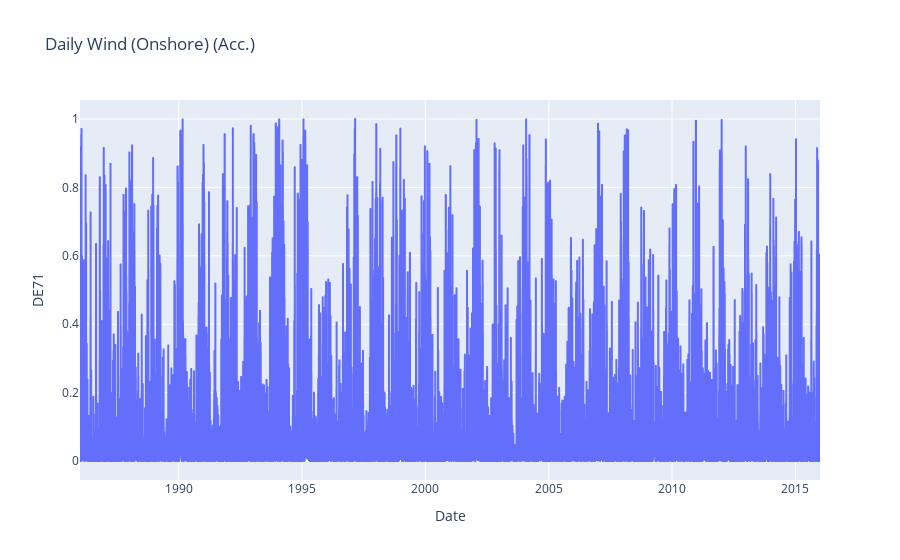
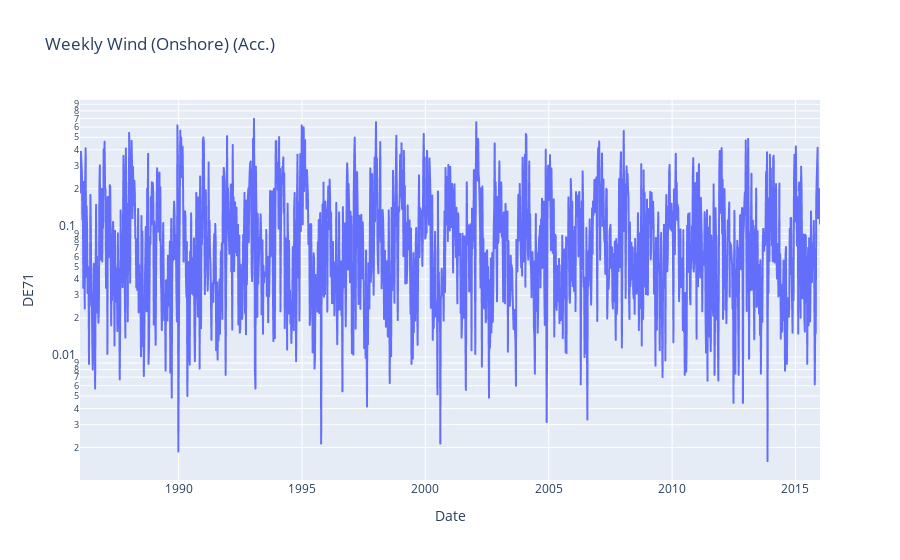
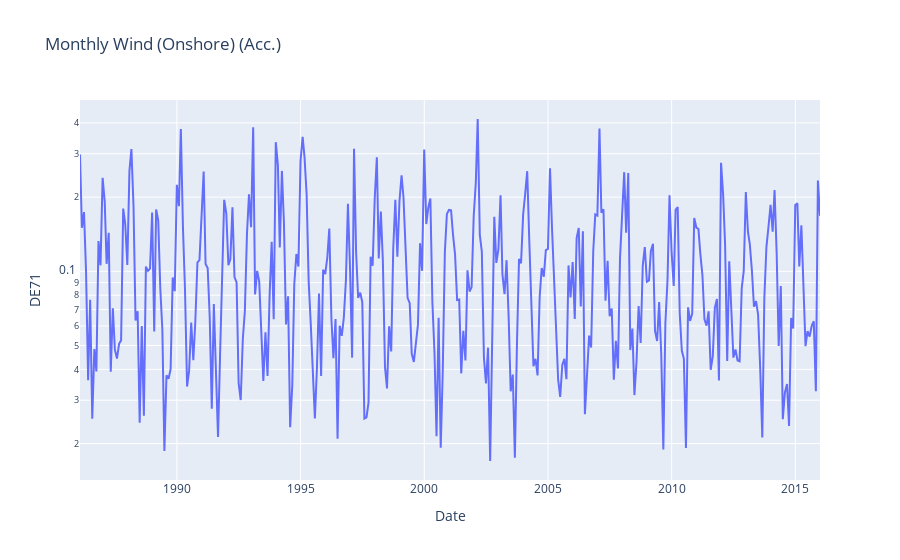

The cell these charts' notebook holds for them, in order:
### Markdown cell above
## Exemplarily Analysis for one selected NUTS 2 Region: here "DE71" Darmstadt

### Code cell
NUTS2 = "DE71"
##letzte 5 Jahre
#df_daily = df_daily[df_daily["Date"] >= '2011-01-01']
df = df_daily

fig = px.line(df, x="Date", y=NUTS2, title='Daily Wind (Onshore) (Acc.)',log_y = False)
fig.show()

resampled_df = df[['Date',NUTS2]].resample('7D', on='Date').mean().reset_index(drop=False)
fig = px.line(resampled_df, x="Date", y=NUTS2, title='Weekly Wind (Onshore) (Acc.)',log_y = True)
fig.show()

resampled_df = df[['Date',NUTS2]].resample('M', on='Date').mean().reset_index(drop=False)
fig = px.line(resampled_df, x="Date", y=NUTS2, title='Monthly Wind (Onshore) (Acc.)',log_y = True)
fig.show()

### Figure 1 — Plotly figure (JSON) as saved in the notebook; plotly's stock layout.template omitted (floating-point values rounded to 4 significant figures; data arrays with more than 128 entries replaced by an {"elided": "..."} marker saying what was removed)
{"data": [{"hovertemplate": "Date=%{x}<br>DE71=%{y}<extra></extra>", "legendgroup": "", "line": {"color": "#636efa", "dash": "solid"}, "marker": {"symbol": "circle"}, "mode": "lines", "name": "", "showlegend": false, "type": "scattergl", "x": {"elided": "10957 str values"}, "xaxis": "x", "y": {"elided": "10957 float values"}, "yaxis": "y"}], "layout": {"legend": {"tracegroupgap": 0}, "title": {"text": "Daily Wind (Onshore) (Acc.)"}, "xaxis": {"anchor": "y", "domain": [0, 1], "title": {"text": "Date"}}, "yaxis": {"anchor": "x", "domain": [0, 1], "title": {"text": "DE71"}}}}

### Figure 2 — Plotly figure (JSON) as saved in the notebook; plotly's stock layout.template omitted (floating-point values rounded to 4 significant figures; data arrays with more than 128 entries replaced by an {"elided": "..."} marker saying what was removed)
{"data": [{"hovertemplate": "Date=%{x}<br>DE71=%{y}<extra></extra>", "legendgroup": "", "line": {"color": "#636efa", "dash": "solid"}, "marker": {"symbol": "circle"}, "mode": "lines", "name": "", "showlegend": false, "type": "scattergl", "x": {"elided": "1566 str values"}, "xaxis": "x", "y": {"elided": "1566 float values"}, "yaxis": "y"}], "layout": {"legend": {"tracegroupgap": 0}, "title": {"text": "Weekly Wind (Onshore) (Acc.)"}, "xaxis": {"anchor": "y", "domain": [0, 1], "title": {"text": "Date"}}, "yaxis": {"anchor": "x", "domain": [0, 1], "title": {"text": "DE71"}, "type": "log"}}}

### Figure 3 — Plotly figure (JSON) as saved in the notebook; plotly's stock layout.template omitted (floating-point values rounded to 4 significant figures; data arrays with more than 128 entries replaced by an {"elided": "..."} marker saying what was removed)
{"data": [{"hovertemplate": "Date=%{x}<br>DE71=%{y}<extra></extra>", "legendgroup": "", "line": {"color": "#636efa", "dash": "solid"}, "marker": {"symbol": "circle"}, "mode": "lines", "name": "", "orientation": "v", "showlegend": false, "type": "scatter", "x": {"elided": "360 str values"}, "xaxis": "x", "y": {"elided": "360 float values"}, "yaxis": "y"}], "layout": {"legend": {"tracegroupgap": 0}, "title": {"text": "Monthly Wind (Onshore) (Acc.)"}, "xaxis": {"anchor": "y", "domain": [0, 1], "title": {"text": "Date"}}, "yaxis": {"anchor": "x", "domain": [0, 1], "title": {"text": "DE71"}, "type": "log"}}}
